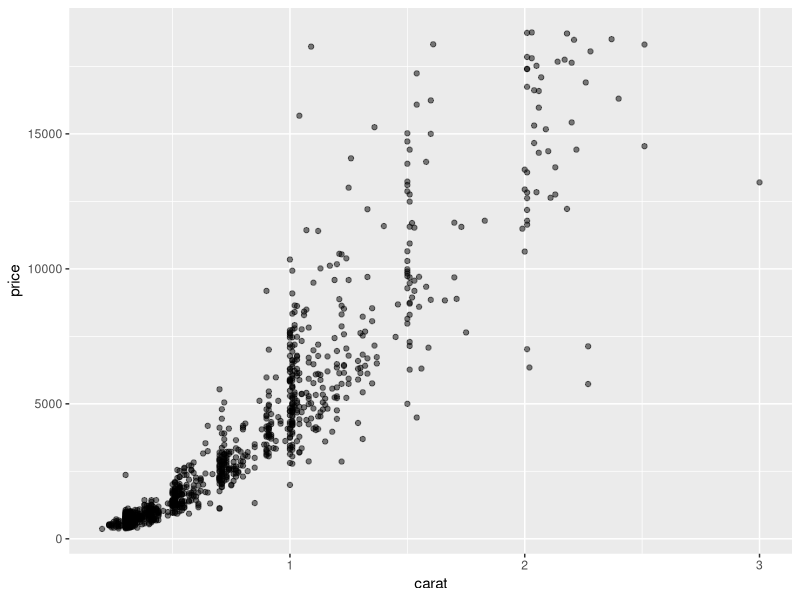
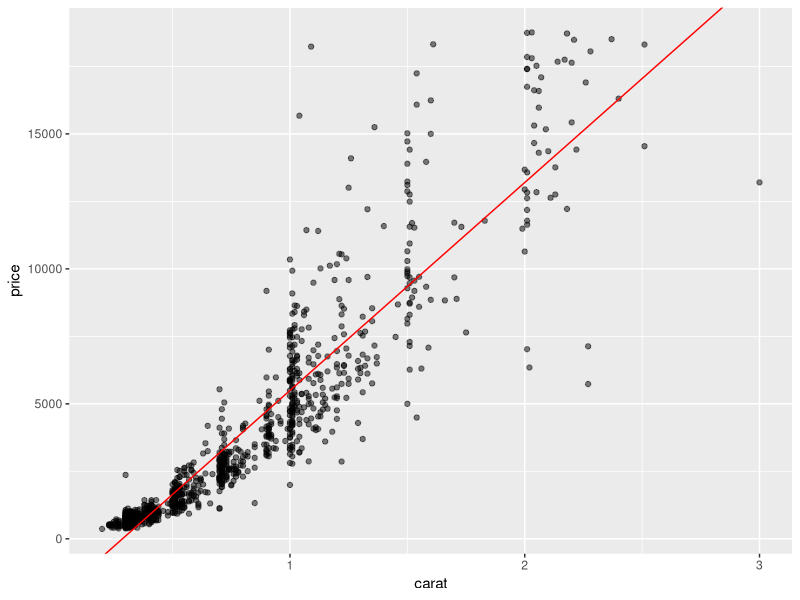

Source code (R) for these figures, in order:
#' Author: Ted Kwartler
#' Date: July 4, 2025
#' Purpose: Build a regression model
#' 

# libs
library(tidyverse)
library(ggplot2)
library(dplyr)

# Data
data('diamonds') 
set.seed(1234)

# This is a simple down-sample, not a partitioning schema.  
# There is a difference because you could use the function twice and get the same rows. 
# When you partition you want to ensure no overlap of records between train/test
sampDiamonds <- sample_n(diamonds, 1000)

# EDA
summary(sampDiamonds)

# Remember this?
p <- ggplot(sampDiamonds, aes(carat, price)) + geom_point(alpha=0.5)
p

# Since we see a relationship let's make a linear model to predict prices
fit <- lm(price ~ carat, sampDiamonds)
fit

# Add out model predictions
p <- p + geom_abline(intercept =  coefficients(fit)[1], 
                     slope = coefficients(fit)[2], 
                     color='red')
p

# End
